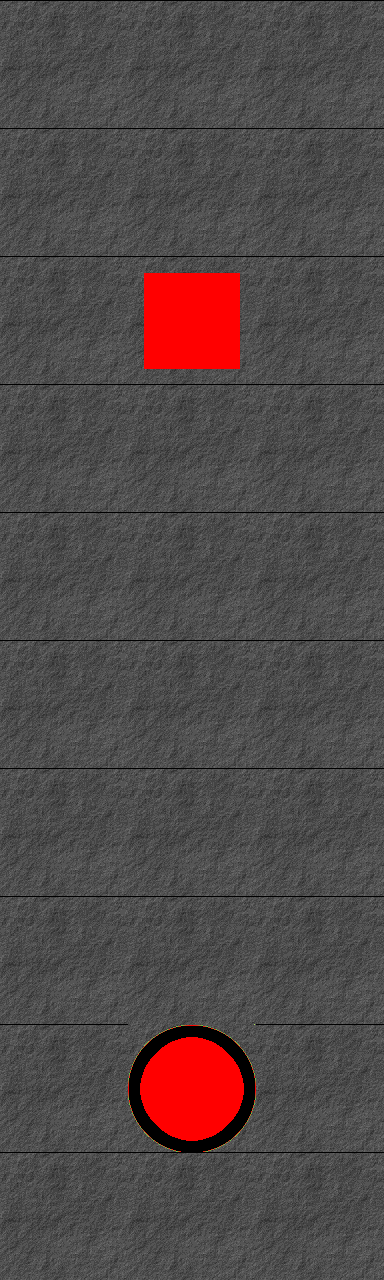

Rendered tile map (Tiled .tmx) drawn with the repository's tilesets; below, a short description and the full map source, tile grids included:
An orthogonal 3x10 tile map with 128x128 px tiles, 2 tile layers (tiles, blocks).

<map version="1.0" orientation="orthogonal" width="3" height="10" tilewidth="128" tileheight="128">
 <properties>
  <property name="minMoves" value="1" />
 </properties>
 <tileset firstgid="1" name="blocks&amp;tiles" tilewidth="128" tileheight="128">
  <image source="..\img\tiles_blocks.png" width="512" height="1024" />
 </tileset>
 <layer name="tiles" width="3" height="10">
  <data>
   <tile gid="2" />
   <tile gid="2" />
   <tile gid="2" />
   <tile gid="2" />
   <tile gid="2" />
   <tile gid="2" />
   <tile gid="2" />
   <tile gid="2" />
   <tile gid="2" />
   <tile gid="2" />
   <tile gid="2" />
   <tile gid="2" />
   <tile gid="2" />
   <tile gid="2" />
   <tile gid="2" />
   <tile gid="2" />
   <tile gid="2" />
   <tile gid="2" />
   <tile gid="2" />
   <tile gid="2" />
   <tile gid="2" />
   <tile gid="2" />
   <tile gid="2" />
   <tile gid="2" />
   <tile gid="2" />
   <tile gid="9" />
   <tile gid="2" />
   <tile gid="2" />
   <tile gid="2" />
   <tile gid="2" />
  </data>
 </layer>
 <layer name="blocks" width="3" height="10">
  <data>
   <tile gid="0" />
   <tile gid="0" />
   <tile gid="0" />
   <tile gid="0" />
   <tile gid="0" />
   <tile gid="0" />
   <tile gid="0" />
   <tile gid="13" />
   <tile gid="0" />
   <tile gid="0" />
   <tile gid="0" />
   <tile gid="0" />
   <tile gid="0" />
   <tile gid="0" />
   <tile gid="0" />
   <tile gid="0" />
   <tile gid="0" />
   <tile gid="0" />
   <tile gid="0" />
   <tile gid="0" />
   <tile gid="0" />
   <tile gid="0" />
   <tile gid="0" />
   <tile gid="0" />
   <tile gid="0" />
   <tile gid="0" />
   <tile gid="0" />
   <tile gid="0" />
   <tile gid="0" />
   <tile gid="0" />
  </data>
 </layer>
</map>
